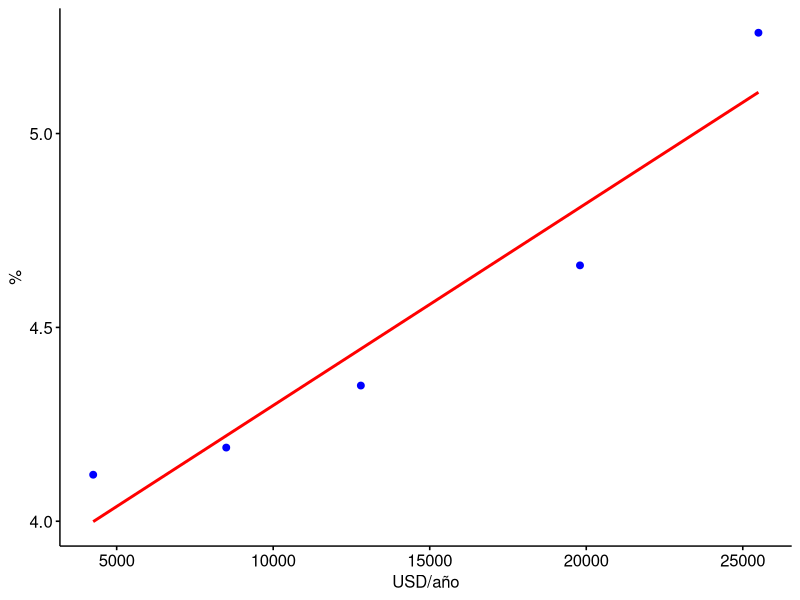
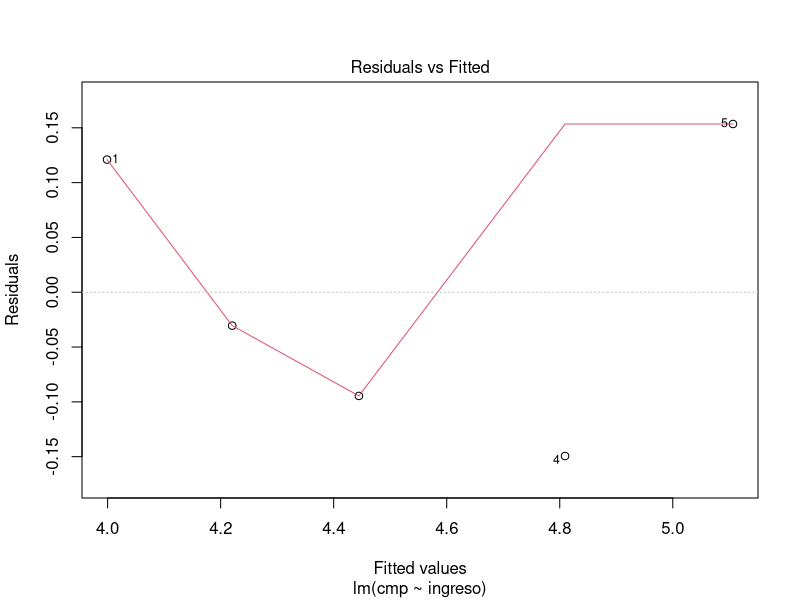
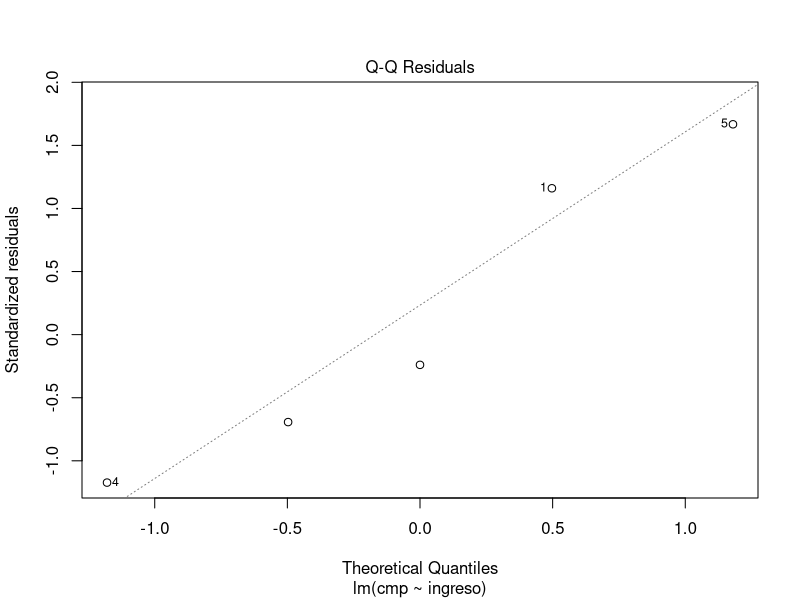
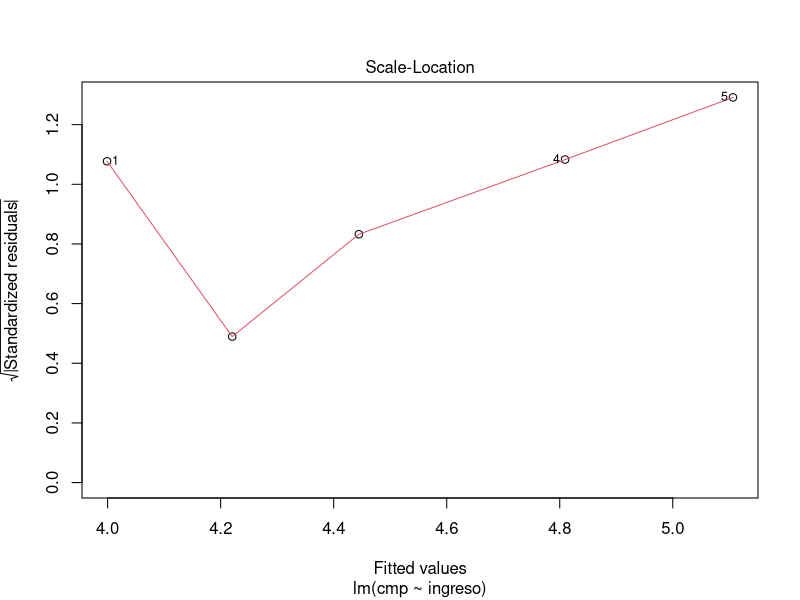
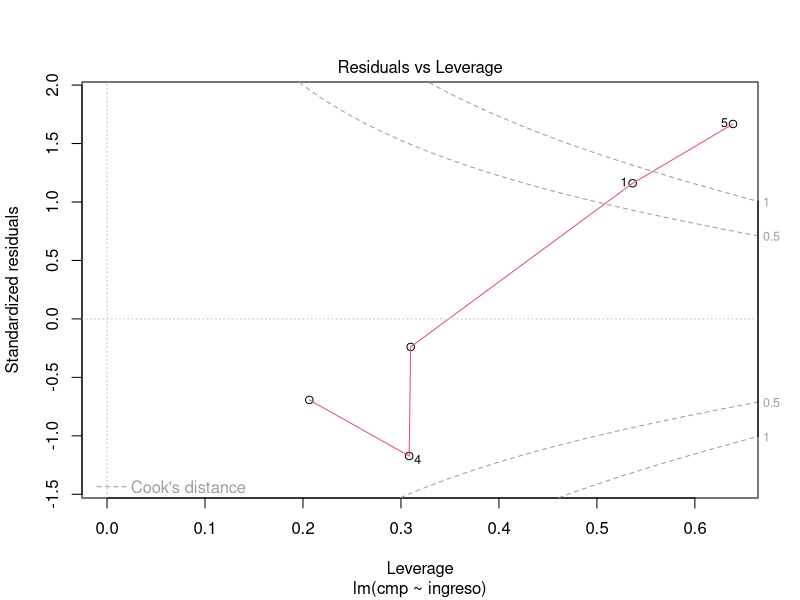

Write the R code that produced these figures, in order.
#ópcíón
library(ggpubr)

ingreso <- c(4250,8500,12800,19800,25500)
cmp <- c(4.12,4.19,4.35,4.66,5.26)
datos <- data.frame(ingreso,cmp)
modelo <- lm(cmp ~ ingreso, data = datos)
print(summary(modelo))

p <- ggscatter(datos, x = "ingreso", y = "cmp", color = "blue", fill = "blue",
               xlab = "USD/año", ylab = "%")
p <- p + geom_smooth(method = lm, se = FALSE, colour = "red")
print(p)
plot(modelo)